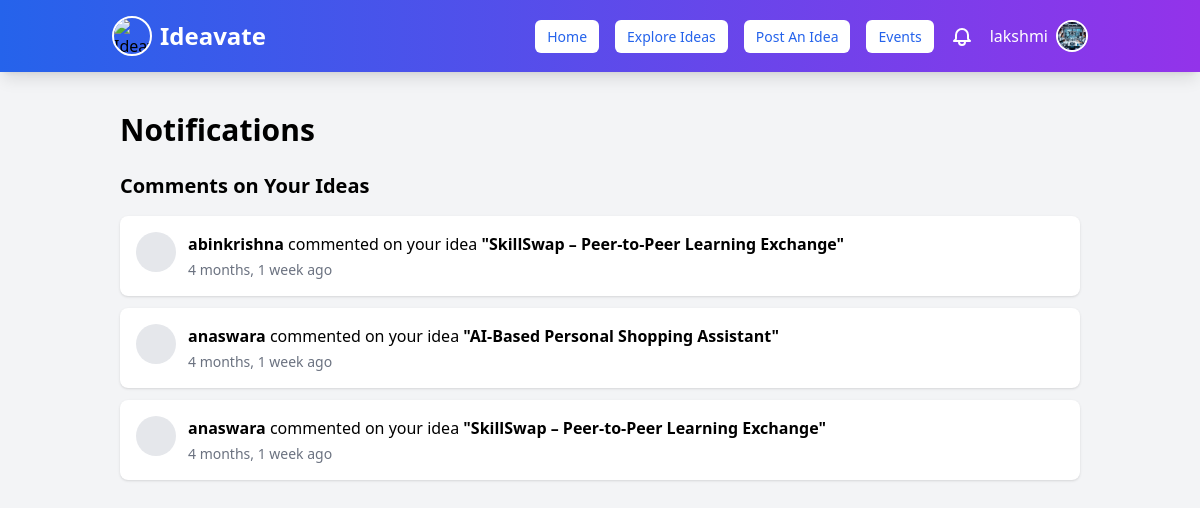
The page /notifications/ (signed in) on the database as committed earlier.
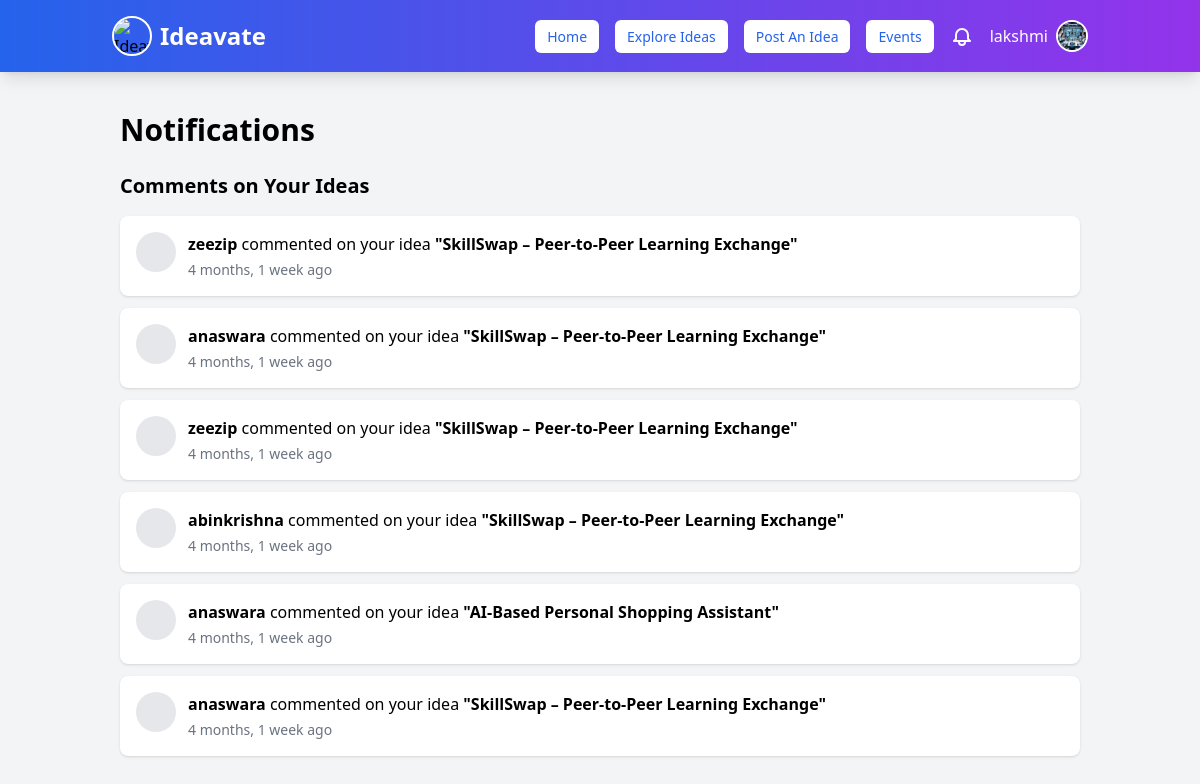
The same page on the database as committed later.
### myapp/models.py (models this page shows, shortened)
class Notification(models.Model):
    NOTIFICATION_TYPES = [
        ('event_posted', 'Event Posted'),
        ('event_reminder', 'Event Reminder'),
        ('new_follower', 'New Follower'),
        ('like_idea', 'Like Idea'),
        ('comment_idea', 'Comment Idea'),
    ]
    recipient = models.ForeignKey(User, on_delete=models.CASCADE, related_name='notifications')
    sender = models.ForeignKey(User, on_delete=models.CASCADE, related_name='sent_notifications')
    notification_type = models.CharField(max_length=20, choices=NOTIFICATION_TYPES)
    is_read = models.BooleanField(default=False)
    created_at = models.DateTimeField(auto_now_add=True)
    idea = models.ForeignKey('Idea', on_delete=models.CASCADE, null=True, blank=True)
    event = models.ForeignKey('PostEvent', on_delete=models.CASCADE, null=True, blank=True)
    class Meta:
        ordering = ['-created_at']

class User(AbstractUser):
    is_user = models.BooleanField(default=False)
    is_organization = models.BooleanField(default=False)
    groups = models.ManyToManyField(Group, related_name="custom_user_groups", blank=True)
    user_permissions = models.ManyToManyField(Permission, related_name="custom_user_permissions", blank=True)

class Idea(models.Model):
    user = models.ForeignKey(User, on_delete=models.CASCADE, related_name="ideas")
    idea_name = models.CharField(max_length=100)
    abstract = models.TextField(null=True, blank=True)
    description = models.TextField(blank=True)
    category = models.CharField(max_length=100, blank=True, null=True)  # Example: Tech, Health, AI
    funding_goal = models.DecimalField(max_digits=10, decimal_places=2, null=True, blank=True)
    estimated_investment = models.DecimalField(max_digits=10, decimal_places=2, null=True, blank=True)
    collaboration = models.BooleanField(default=False)
    status = models.CharField(
        max_length=20,
        choices=[("open", "Open for Investment"), ("progress", "In Progress"), ("completed", "Completed")],
        default="open"
    )
    is_paid = models.BooleanField(default=False, help_text="Check if you want others to pay to view this idea.")
    price = models.DecimalField(
        max_digits=10,
        decimal_places=2,
        null=True,
        blank=True,
        validators=[MinValueValidator(0.0)],
        help_text="Enter price only if the idea is paid."
    )
    paid_users = models.ManyToManyField(User, related_name='paid_ideas', blank=True)  # Removed extra closing parenthesis here
    created_at = models.DateTimeField(auto_now_add=True)  # Timestamp when idea is posted
    updated_at = models.DateTimeField(auto_now=True)  # Timestamp when idea is modified
    class Meta:
        verbose_name = "Idea"
        verbose_name_plural = "Ideas"
        ordering = ["-created_at"]  # Show newest ideas first

### myapp/views.py (the view)
# urls.py: path('notifications/',views.notifications_view, name='notifications'),
@login_required
def notifications_view(request):
    notifications = Notification.objects.filter(
        recipient=request.user
    ).order_by('-created_at')
    notifications.filter(is_read=False).update(is_read=True)
    context = {}
    if request.user.is_user:
        context['comment_notifications'] = notifications.filter(
            notification_type='comment_idea'
        ).select_related('sender', 'idea')
        context['like_notifications'] = notifications.filter(
            notification_type='like_idea'
        ).select_related('sender', 'idea')
        context['follow_notifications'] = notifications.filter(
            notification_type='new_follower'
        ).select_related('sender')
    elif request.user.is_organization:
        context['event_notifications'] = notifications.filter(
            Q(notification_type='event_interest') |
            Q(notification_type='event_comment')
        ).select_related('sender', 'event')
    return render(request, 'notifications.html', context)

### myapp/context_processors.py (called while the page is built)
def notification_count(request):
    if request.user.is_authenticated:
        return {
            'unread_notification_count': Notification.objects.filter(
                recipient=request.user,
                is_read=False
            ).count()
        }
    return {}

### templates/notifications.html (shortened to what this page needs)
{% extends 'navbar.html' %}
{% block content %}
<div class="container mx-auto px-4 py-8">
    <h1 class="text-3xl font-bold mb-6">Notifications</h1>
    {% if user.is_user %}
    <div class="mb-8">
        <h2 class="text-xl font-semibold mb-4">Comments on Your Ideas</h2>
        {% if comment_notifications %}
            {% for notification in comment_notifications %}
            <div class="bg-white p-4 rounded-lg shadow mb-3">
                <div class="flex items-start">
                    <div class="mr-3">
                        {% if notification.sender.userprofile.profile_picture %}
                            <img src="{{ notification.sender.userprofile.profile_picture.url }}"
                                 class="w-10 h-10 rounded-full object-cover">
                        {% else %}
                            <div class="w-10 h-10 rounded-full bg-gray-200 flex items-center justify-center">
                            </div>
                        {% endif %}
                    </div>
                    <div>
                        <p>
                            <a href="{% if notification.sender.is_organization %}
                                         {% url 'organization_profile' username=notification.sender.username %}
                                     {% else %}
                                         {% url 'user_profile' username=notification.sender.username %}
                                     {% endif %}"
                               class="font-semibold hover:underline">
                                {{ notification.sender.username }}
                            </a>
                            commented on your idea
                            <a href="{% url 'idea_detail' idea_id=notification.idea.id %}"
                               class="font-semibold hover:underline">
                                "{{ notification.idea.idea_name }}"
                            </a>
                        </p>
                        <p class="text-sm text-gray-500 mt-1">
                            {{ notification.created_at|timesince }} ago
                        </p>
                    </div>
                </div>
            </div>
            {% endfor %}
        {% else %}
            <p class="text-gray-500">No comment notifications</p>
        {% endif %}
    </div>
    {% endif %}
</div>
{% endblock %}

Rows that differ between the two databases and show on the page:
added Notification: sender.username "zeezip", idea.idea_name "SkillSwap – Peer-to-Peer Learning Exchange", created_at "4 months, 1 week"
added Notification: sender.username "anaswara", idea.idea_name "SkillSwap – Peer-to-Peer Learning Exchange", created_at "4 months, 1 week"
added Notification: sender.username "zeezip", idea.idea_name "SkillSwap – Peer-to-Peer Learning Exchange", created_at "4 months, 1 week"
